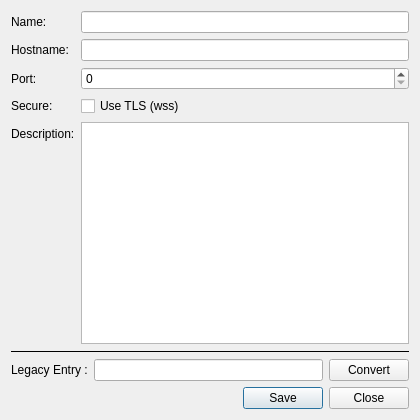
<?xml version="1.0" encoding="UTF-8"?>
<ui version="4.0">
 <class>add_server_widget</class>
 <widget class="QWidget" name="add_server_widget">
  <property name="geometry">
   <rect>
    <x>0</x>
    <y>0</y>
    <width>420</width>
    <height>420</height>
   </rect>
  </property>
  <property name="minimumSize">
   <size>
    <width>230</width>
    <height>260</height>
   </size>
  </property>
  <property name="windowTitle">
   <string>Form</string>
  </property>
  <layout class="QGridLayout" name="gridLayout">
   <item row="2" column="0">
    <layout class="QHBoxLayout" name="server_legacy_layout">
     <item>
      <widget class="QLabel" name="label">
       <property name="text">
        <string>Legacy Entry :</string>
       </property>
      </widget>
     </item>
     <item>
      <widget class="QLineEdit" name="legacy_edit"/>
     </item>
     <item>
      <widget class="QPushButton" name="parse_legacy">
       <property name="text">
        <string>Convert</string>
       </property>
      </widget>
     </item>
    </layout>
   </item>
   <item row="0" column="0">
    <layout class="QFormLayout" name="server_new_layout">
     <item row="0" column="0">
      <widget class="QLabel" name="label_3">
       <property name="text">
        <string>Name:</string>
       </property>
      </widget>
     </item>
     <item row="0" column="1">
      <widget class="QLineEdit" name="name"/>
     </item>
     <item row="1" column="0">
      <widget class="QLabel" name="label_4">
       <property name="text">
        <string>Hostname:</string>
       </property>
      </widget>
     </item>
     <item row="1" column="1">
      <widget class="QLineEdit" name="hostname"/>
     </item>
     <item row="2" column="0">
      <widget class="QLabel" name="label_5">
       <property name="text">
        <string>Port:</string>
       </property>
      </widget>
     </item>
     <item row="2" column="1">
      <widget class="QSpinBox" name="port">
       <property name="maximum">
        <number>65535</number>
       </property>
      </widget>
     </item>
     <item row="3" column="0">
      <widget class="QLabel" name="label_6">
       <property name="text">
        <string>Secure:</string>
       </property>
      </widget>
     </item>
     <item row="3" column="1">
      <widget class="QCheckBox" name="secure">
       <property name="text">
        <string>Use TLS (wss)</string>
       </property>
      </widget>
     </item>
     <item row="4" column="0">
      <widget class="QLabel" name="label_2">
       <property name="text">
        <string>Description:</string>
       </property>
      </widget>
     </item>
     <item row="4" column="1">
      <widget class="QPlainTextEdit" name="description">
       <property name="sizePolicy">
        <sizepolicy hsizetype="MinimumExpanding" vsizetype="MinimumExpanding">
         <horstretch>0</horstretch>
         <verstretch>0</verstretch>
        </sizepolicy>
       </property>
      </widget>
     </item>
    </layout>
   </item>
   <item row="1" column="0">
    <widget class="Line" name="line">
     <property name="frameShadow">
      <enum>QFrame::Plain</enum>
     </property>
     <property name="orientation">
      <enum>Qt::Horizontal</enum>
     </property>
    </widget>
   </item>
   <item row="3" column="0">
    <widget class="QDialogButtonBox" name="button_box">
     <property name="standardButtons">
      <set>QDialogButtonBox::Close|QDialogButtonBox::Save</set>
     </property>
    </widget>
   </item>
  </layout>
 </widget>
 <resources/>
 <connections/>
</ui>
